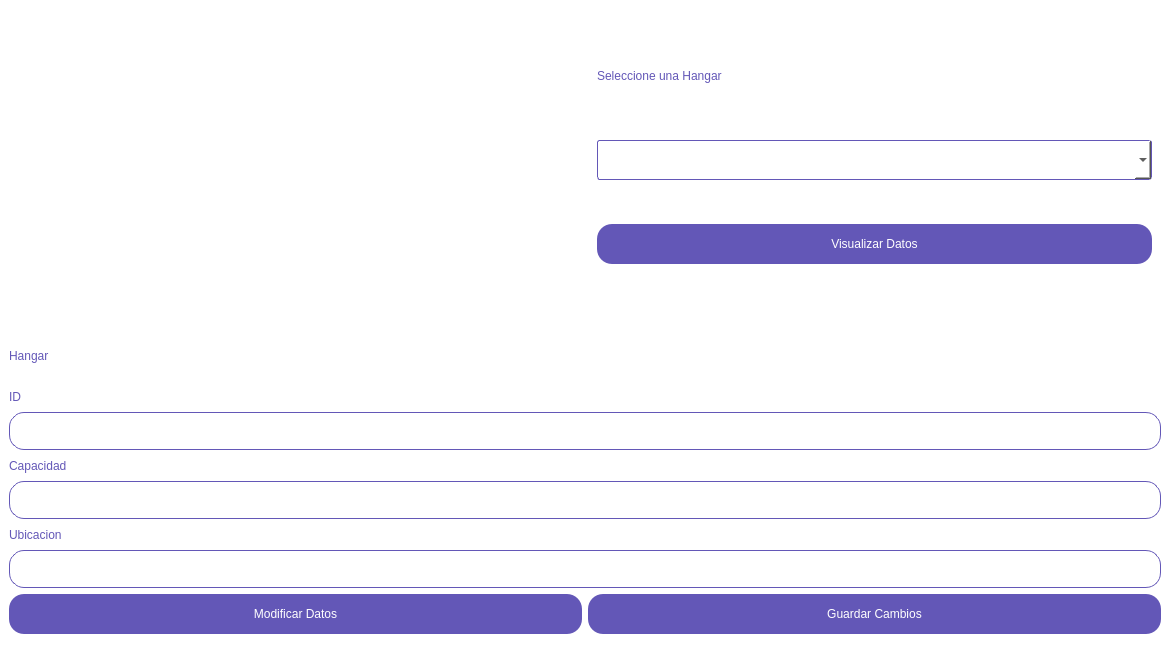
<?xml version="1.0" encoding="UTF-8"?>
<ui version="4.0">
 <class>Form</class>
 <widget class="QWidget" name="Form">
  <property name="geometry">
   <rect>
    <x>0</x>
    <y>0</y>
    <width>1170</width>
    <height>654</height>
   </rect>
  </property>
  <property name="windowTitle">
   <string>Form</string>
  </property>
  <property name="styleSheet">
   <string notr="true">
QWidget
{
    background-color: white;
    border-radius: 20px;
}

QPushButton
{
    color: white;
    background-color: #6357B7;
    border-radius: 15px;
    font: 14pt &quot;Bahnschrift&quot;;
}

QPushButton:Pressed
{
    background-color: #C397E4;
}

QPushButton:disabled
{
    color: #6357B7;
    background-color: white;
    border-radius: 0px;
}

QLineEdit
{
    color: #6357B7;
    background-color: white;
    border : 2px solid #6357B7;
    border-radius: 15px;
    font: 10pt &quot;Bahnschrift&quot;;
    border: 1px solid #6357B7;
    padding: 10px;
}

QLabel
{
    background-color: transparent;
    color: #6357B7;
    font: 12pt &quot;Bahnschrift&quot;;
}

QComboBox
{
    border: 1px solid #6357B7;
    border-radius: 3px;
    padding: 1px 18px 1px 3px;
    min-width: 6em;
}

QTextEdit
{
    color: #6357B7;
    background-color: white;
    border : 2px solid #6357B7;
    border-radius: 15px;
    font: 14pt &quot;Bahnschrift&quot;;
    border: 1px solid #6357B7;
    padding: 13px;
}</string>
  </property>
  <layout class="QVBoxLayout" name="verticalLayout">
   <property name="spacing">
    <number>0</number>
   </property>
   <property name="leftMargin">
    <number>0</number>
   </property>
   <property name="topMargin">
    <number>0</number>
   </property>
   <property name="rightMargin">
    <number>0</number>
   </property>
   <item>
    <widget class="QWidget" name="widget" native="true">
     <layout class="QHBoxLayout" name="horizontalLayout">
      <item>
       <widget class="QLabel" name="label_2">
        <property name="text">
         <string/>
        </property>
        <property name="pixmap">
         <pixmap>../Images/img-hangares - fixed size.png</pixmap>
        </property>
       </widget>
      </item>
      <item>
       <widget class="QWidget" name="widget_3" native="true">
        <layout class="QVBoxLayout" name="verticalLayout_2">
         <item>
          <widget class="QLabel" name="label">
           <property name="minimumSize">
            <size>
             <width>0</width>
             <height>40</height>
            </size>
           </property>
           <property name="maximumSize">
            <size>
             <width>16777215</width>
             <height>40</height>
            </size>
           </property>
           <property name="text">
            <string>Seleccione una Hangar</string>
           </property>
          </widget>
         </item>
         <item>
          <widget class="QComboBox" name="comboBox">
           <property name="minimumSize">
            <size>
             <width>119</width>
             <height>40</height>
            </size>
           </property>
           <property name="maximumSize">
            <size>
             <width>16777215</width>
             <height>40</height>
            </size>
           </property>
          </widget>
         </item>
         <item>
          <widget class="QPushButton" name="pushButton">
           <property name="minimumSize">
            <size>
             <width>0</width>
             <height>40</height>
            </size>
           </property>
           <property name="maximumSize">
            <size>
             <width>16777215</width>
             <height>40</height>
            </size>
           </property>
           <property name="text">
            <string>Visualizar Datos</string>
           </property>
          </widget>
         </item>
        </layout>
       </widget>
      </item>
     </layout>
    </widget>
   </item>
   <item>
    <widget class="QWidget" name="widget_2" native="true">
     <layout class="QVBoxLayout" name="verticalLayout_3">
      <item>
       <widget class="QLabel" name="label_3">
        <property name="minimumSize">
         <size>
          <width>0</width>
          <height>50</height>
         </size>
        </property>
        <property name="maximumSize">
         <size>
          <width>16777215</width>
          <height>50</height>
         </size>
        </property>
        <property name="text">
         <string>Hangar</string>
        </property>
       </widget>
      </item>
      <item>
       <widget class="QLabel" name="label_4">
        <property name="text">
         <string>ID</string>
        </property>
       </widget>
      </item>
      <item>
       <widget class="QLineEdit" name="lineEdit">
        <property name="dragEnabled">
         <bool>false</bool>
        </property>
        <property name="clearButtonEnabled">
         <bool>false</bool>
        </property>
       </widget>
      </item>
      <item>
       <widget class="QLabel" name="label_5">
        <property name="text">
         <string>Capacidad</string>
        </property>
       </widget>
      </item>
      <item>
       <widget class="QLineEdit" name="lineEdit_2"/>
      </item>
      <item>
       <widget class="QLabel" name="label_6">
        <property name="text">
         <string>Ubicacion</string>
        </property>
       </widget>
      </item>
      <item>
       <widget class="QLineEdit" name="lineEdit_3"/>
      </item>
      <item>
       <widget class="QWidget" name="widget_4" native="true">
        <layout class="QHBoxLayout" name="horizontalLayout_2">
         <property name="leftMargin">
          <number>0</number>
         </property>
         <property name="topMargin">
          <number>0</number>
         </property>
         <property name="rightMargin">
          <number>0</number>
         </property>
         <property name="bottomMargin">
          <number>0</number>
         </property>
         <item>
          <widget class="QPushButton" name="pushButton_3">
           <property name="minimumSize">
            <size>
             <width>0</width>
             <height>40</height>
            </size>
           </property>
           <property name="maximumSize">
            <size>
             <width>16777215</width>
             <height>40</height>
            </size>
           </property>
           <property name="text">
            <string>Modificar Datos</string>
           </property>
          </widget>
         </item>
         <item>
          <widget class="QPushButton" name="pushButton_2">
           <property name="minimumSize">
            <size>
             <width>0</width>
             <height>40</height>
            </size>
           </property>
           <property name="maximumSize">
            <size>
             <width>16777215</width>
             <height>40</height>
            </size>
           </property>
           <property name="text">
            <string>Guardar Cambios</string>
           </property>
          </widget>
         </item>
        </layout>
       </widget>
      </item>
     </layout>
    </widget>
   </item>
  </layout>
 </widget>
 <resources/>
 <connections/>
</ui>
